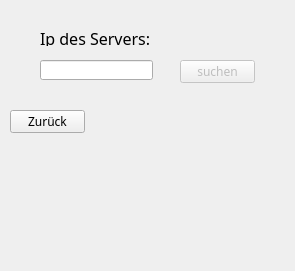
<?xml version="1.0" encoding="UTF-8"?>
<ui version="4.0">
 <class>ClientIpEingabe</class>
 <widget class="QDialog" name="ClientIpEingabe">
  <property name="geometry">
   <rect>
    <x>0</x>
    <y>0</y>
    <width>295</width>
    <height>271</height>
   </rect>
  </property>
  <property name="windowTitle">
   <string>Dialog</string>
  </property>
  <widget class="QLabel" name="label">
   <property name="geometry">
    <rect>
     <x>40</x>
     <y>30</y>
     <width>151</width>
     <height>16</height>
    </rect>
   </property>
   <property name="font">
    <font>
     <family>Copperplate Gothic Light</family>
     <pointsize>12</pointsize>
    </font>
   </property>
   <property name="text">
    <string>Ip des Servers:</string>
   </property>
  </widget>
  <widget class="QLineEdit" name="eingabeIp">
   <property name="geometry">
    <rect>
     <x>40</x>
     <y>60</y>
     <width>113</width>
     <height>20</height>
    </rect>
   </property>
   <property name="font">
    <font>
     <family>Copperplate Gothic Light</family>
    </font>
   </property>
  </widget>
  <widget class="QPushButton" name="buttonWeiter">
   <property name="enabled">
    <bool>false</bool>
   </property>
   <property name="geometry">
    <rect>
     <x>180</x>
     <y>60</y>
     <width>75</width>
     <height>23</height>
    </rect>
   </property>
   <property name="font">
    <font>
     <family>Copperplate Gothic Bold</family>
    </font>
   </property>
   <property name="text">
    <string>suchen</string>
   </property>
  </widget>
  <widget class="QPushButton" name="buttonZurueck">
   <property name="geometry">
    <rect>
     <x>10</x>
     <y>110</y>
     <width>75</width>
     <height>23</height>
    </rect>
   </property>
   <property name="font">
    <font>
     <family>Copperplate Gothic Light</family>
    </font>
   </property>
   <property name="text">
    <string>Zurück</string>
   </property>
  </widget>
 </widget>
 <resources/>
 <connections/>
</ui>
